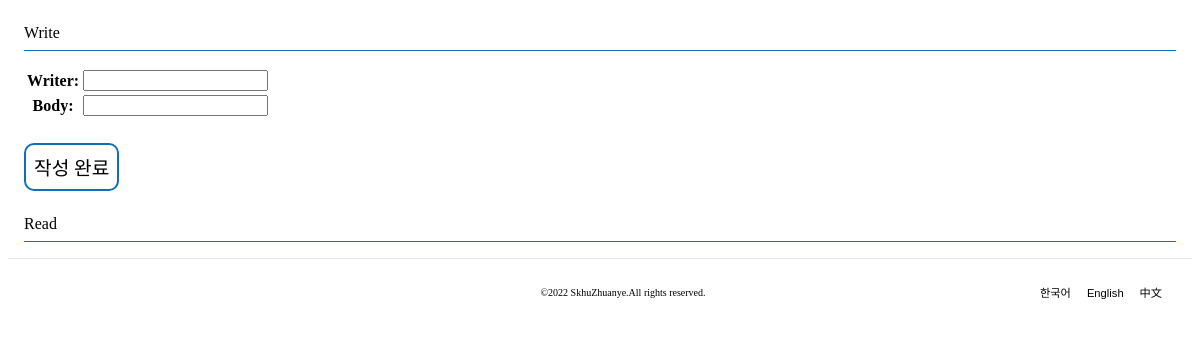
Page /it/board/ on the earlier database version.
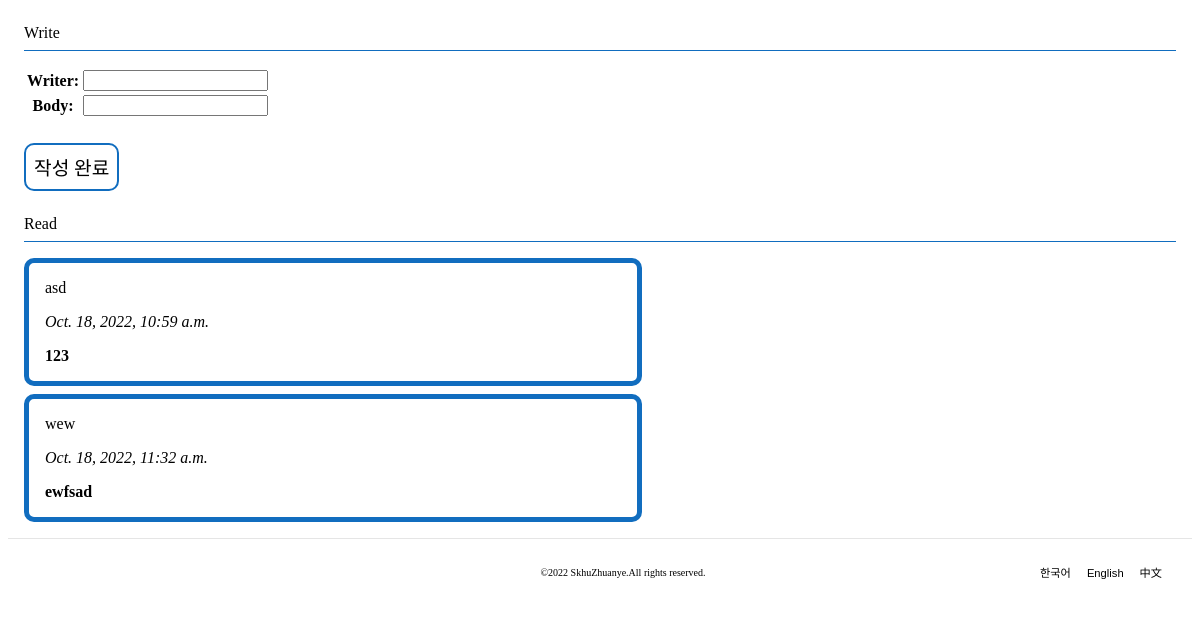
Same page on the later database version.
### backapp/models.py (models this page shows, shortened)
class Board(models.Model):
    writer = models.CharField(max_length=20)
    date = models.DateTimeField('data published', null=True)
    body = models.CharField(max_length=255)

### backapp/views.py (the view)
# urls.py: path('it/board/', views.itboard, name='itBoard'),
def itboard(request):
    writings = Board.objects.all()
    form = BoardForm()
    if request.method == 'POST':
        form = BoardForm(request.POST)
        if form.is_valid():
            form = form.save(commit=False)
            form.date = timezone.now()
            form.save()
            return redirect('itBoard')
    else:
        return render(request, 'itboard.html', {'form':form, 'writings':writings})

### backapp/forms.py
class BoardForm(forms.ModelForm):
    class Meta:
        model = Board
        fields = ['writer', 'body']
        label = {
            'writer': '제목',
            'body': '내용 작성'
        }

### backapp/templates/itboard.html (shortened to what this page needs)
{% load static %}
<!DOCTYPE html>
<html lang="en">
<head>
    <link rel="stylesheet" href="{% static 'css/itboard.css' %}">
</head>
<body>
    <div class="All">
        <p class="Write">Write</p>
        <table>
            <label class="table">{{ form.as_table }}</label>
        </table>
        <button type='submit' class="Submit">작성 완료</button>
        <p class="Read">Read</p>
        {% for writings in writings.all %}
        <div class="list">
        <span>{{ writings.writer }}</span>
        <i><p>{{ writings.date }}</p></i>
        <b><p>{{ writings.body }}</p></b>
        </div>
        {% endfor %}
    </div>
</body>
<footer>
    <div class="MobileContainer2">
      <div class="MobileWrapper">
        <div class="Maker">
          <Copyright>&copy;2022 SkhuZhuanye.All rights reserved.</Copyright>
        </div>
        <div class="Countries">
          <button class="Language">한국어</button>
          <button class="Language" onClick={onClickHandler}>English</button>
          <button class="Language" onClick={onClickHandler}>中文</button>
        </div>
      </div>
    </div>
</footer>
</html>

### backapp/static/css/itboard.css (style rules this page uses)
body { font-family: 'MaplestoryOTFLight'; }
.All { margin: 2vh; }
.list { width: 50%; border: 5px solid #116dbf; border-radius: 10px; padding: 1rem 1rem 0 1rem; margin-bottom: 1vh; }
.Write, .Read { border: none; border-bottom: 1px solid #116dbf; padding: 1vh 0; }
.Submit { margin-top: 3vh; padding: 1vh; font-size: 1.2rem; font-family: 'MaplestoryOTFLight'; background-color: white; border: none; border: 2px solid #116dbf; border-radius: 10px; }
.MobileContainer2 { width: 100%; border-top: 1px solid rgba(0, 0, 0, 0.1); }
.MobileWrapper { display: flex; justify-content: space-between; align-items: center; padding: 1.5rem; }
.Maker { font-size: x-small; }
.Language { border: none; background-color: white; font-size: 0.7rem; }

Differences in the rows shown:
added Board: writer "asd", date "Oct. 18, 2022, 10:59 a.m.", body "123"
added Board: writer "wew", date "Oct. 18, 2022, 11:32 a.m.", body "ewfsad"
